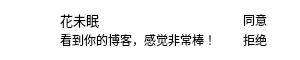
<?xml version="1.0" encoding="UTF-8"?>
<ui version="4.0">
 <class>NewFriendItem</class>
 <widget class="QWidget" name="NewFriendItem">
  <property name="geometry">
   <rect>
    <x>0</x>
    <y>0</y>
    <width>300</width>
    <height>60</height>
   </rect>
  </property>
  <property name="minimumSize">
   <size>
    <width>300</width>
    <height>60</height>
   </size>
  </property>
  <property name="maximumSize">
   <size>
    <width>300</width>
    <height>60</height>
   </size>
  </property>
  <property name="windowTitle">
   <string>NewFriendItem</string>
  </property>
  <property name="styleSheet">
   <string notr="true">border: 0px;
background-color: #ffffff;</string>
  </property>
  <widget class="QPushButton" name="m_avatarPushButton">
   <property name="geometry">
    <rect>
     <x>10</x>
     <y>10</y>
     <width>40</width>
     <height>40</height>
    </rect>
   </property>
   <property name="styleSheet">
    <string notr="true">border: 0px;
background-color: #ffffff;</string>
   </property>
   <property name="text">
    <string/>
   </property>
   <property name="iconSize">
    <size>
     <width>40</width>
     <height>40</height>
    </size>
   </property>
  </widget>
  <widget class="QLabel" name="m_nicknameLabel">
   <property name="geometry">
    <rect>
     <x>60</x>
     <y>10</y>
     <width>100</width>
     <height>20</height>
    </rect>
   </property>
   <property name="font">
    <font>
     <pointsize>10</pointsize>
    </font>
   </property>
   <property name="text">
    <string>花未眠</string>
   </property>
  </widget>
  <widget class="QLabel" name="m_reasonLabel">
   <property name="geometry">
    <rect>
     <x>60</x>
     <y>30</y>
     <width>160</width>
     <height>20</height>
    </rect>
   </property>
   <property name="font">
    <font>
     <pointsize>9</pointsize>
    </font>
   </property>
   <property name="text">
    <string>看到你的博客，感觉非常棒！</string>
   </property>
  </widget>
  <widget class="QPushButton" name="m_agreePushButton">
   <property name="geometry">
    <rect>
     <x>230</x>
     <y>10</y>
     <width>50</width>
     <height>20</height>
    </rect>
   </property>
   <property name="text">
    <string>同意</string>
   </property>
  </widget>
  <widget class="QPushButton" name="m_rejectPushButton">
   <property name="geometry">
    <rect>
     <x>230</x>
     <y>30</y>
     <width>50</width>
     <height>20</height>
    </rect>
   </property>
   <property name="text">
    <string>拒绝</string>
   </property>
  </widget>
 </widget>
 <resources/>
 <connections/>
</ui>
